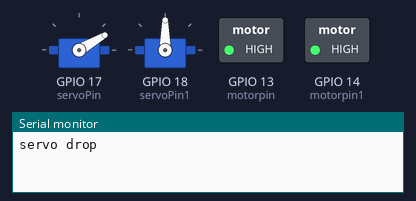
Bench run of a sketch on a simulated ESP32-S3. Parts: 2 × servo, switched loads named in the sketch (green lamp = pin HIGH), the last lines printed to the serial monitor.

Above: at 0.05 s.
At 6.05 s:
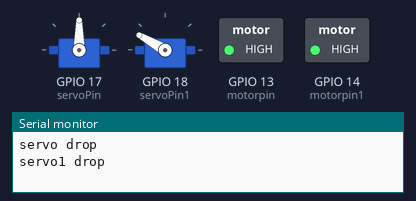
At 12.0 s:
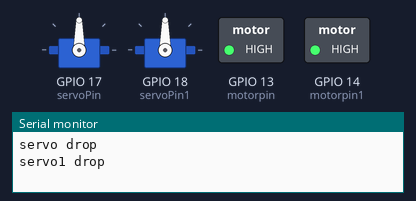
Timing chart, 0 to 15.6 s (numbered marks = the images above):
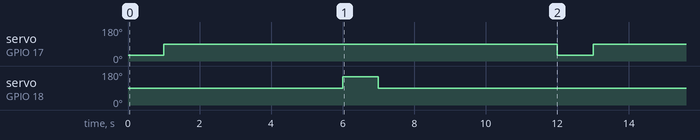

The sketch:

servo-main.ino
```cpp
// Library to control Servo using ESP32S3 board
#include <ESP32Servo.h>

// create 2 servo object to control 2 servos independently
Servo myservo;
Servo myservo1;


// int pos = 0; DEL
// var for pin no. that controls geared motor and servo

// geared motor
int motorpin = 13;
int motorpin1 = 14;
// servo
int servoPin = 17;
int servoPin1 = 18;

void setup() {
  // set pins for output
  pinMode(motorpin, OUTPUT);
  pinMode(motorpin1, OUTPUT);
  pinMode(servoPin, OUTPUT);
  pinMode(servoPin1, OUTPUT);

  // attach servo object to respective pins and set to starting position
  myservo.attach(servoPin, 500, 2400);
  myservo1.attach(servoPin1, 500, 2400);
  myservo.write(90); //pin 17 on board
  myservo1.write(90); //pin 18 on board

  // ROLLER CODE
  // set gear motors to run
  digitalWrite(motorpin, HIGH);
  digitalWrite(motorpin1, HIGH);

  // for debugging
  Serial.begin(115200);
}

// create function for each servo to open and drop waste into respective bins

void servoDrop() {
  // // for debugging
  // neopixelWrite(RGB_BUILTIN,0,RGB_BRIGHTNESS,0);
  myservo.write(30);
  delay(1000);
  myservo.write(90);
}

void servo1Drop() {
  // // for debugging
  // neopixelWrite(RGB_BUILTIN,RGB_BRIGHTNESS,0,0);
  myservo1.write(150);
  delay(1000);
  myservo1.write(90);
}

void loop() {
  // FINAL SERVO CODE for proof of concept of hopper
  Serial.println("servo drop");
  servoDrop();
  delay(5000);
  Serial.println("servo1 drop");
  servo1Drop();
  delay(5000);
}
```

Measured:
- by itself, servo on GPIO 17 (servoPin): alternates 90° for 11.0 s and 30° for 1.0 s
- by itself, servo on GPIO 18 (servoPin1): alternates 150° for 1.0 s and 90° for 11.0 s
